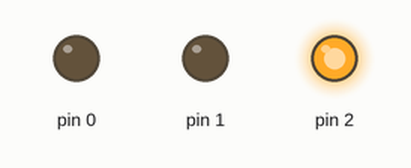
A sketch run on a simulated Arduino Uno, built with avr-gcc and run on an emulated ATmega328P. Shown: output pins drawn as LEDs (lit = HIGH). Random numbers use the default seed unless the sketch sets one.

Above: at 0.1 s.
At 4.6 s:
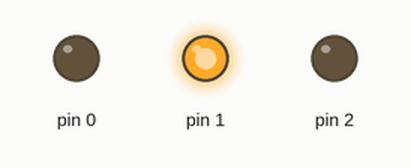
At 8.6 s:
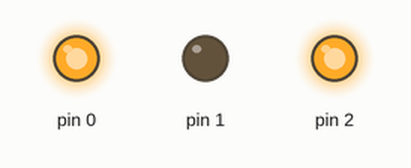
At 14.6 s:
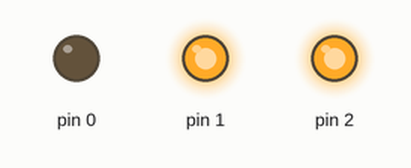
At 20.6 s:
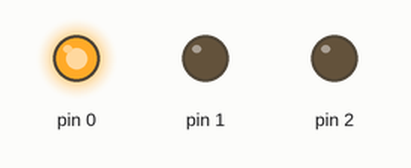
At 39.1 s:
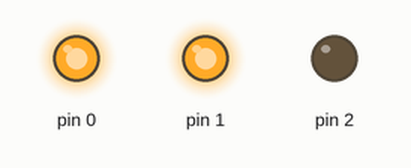
Timing chart, 0 to 40.0 s (numbered marks = the images above):
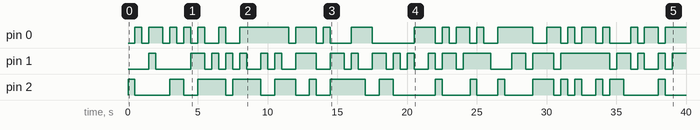

The sketch:

random.ino
```cpp
// diese Datei ist vom Github Copilot erstellt wurden

void setup() {
    // Set the digital pins 0, 1, and 2 as output
    pinMode(0, OUTPUT);
    pinMode(1, OUTPUT);
    pinMode(2, OUTPUT);

    // Initialize the random seed
    randomSeed(analogRead(0));
}

void loop() {
    // Generate random values for red, green, and blue
    int red = random(256);
    int green = random(256);
    int blue = random(256);

    // Set the RGB LED to the new color
    analogWrite(0, red);
    analogWrite(1, green);
    analogWrite(2, blue);

    // Delay for .5 seconds
    delay(500);
}
```

Measured:
- by itself, pin 0: LOW → HIGH at 0.50 s, → LOW 0.50 s later, → HIGH 0.50 s later, → LOW 1.0 s later, … (43 changes in this stretch)
- by itself, pin 1: LOW → HIGH at 1.5 s, → LOW 0.50 s later, → HIGH 2.5 s later, → LOW 1.0 s later, … (45 changes in this stretch)
- by itself, pin 2: LOW → HIGH at 0.00 s, → LOW 0.50 s later, → HIGH 2.5 s later, → LOW 1.0 s later, … (34 changes in this stretch)
